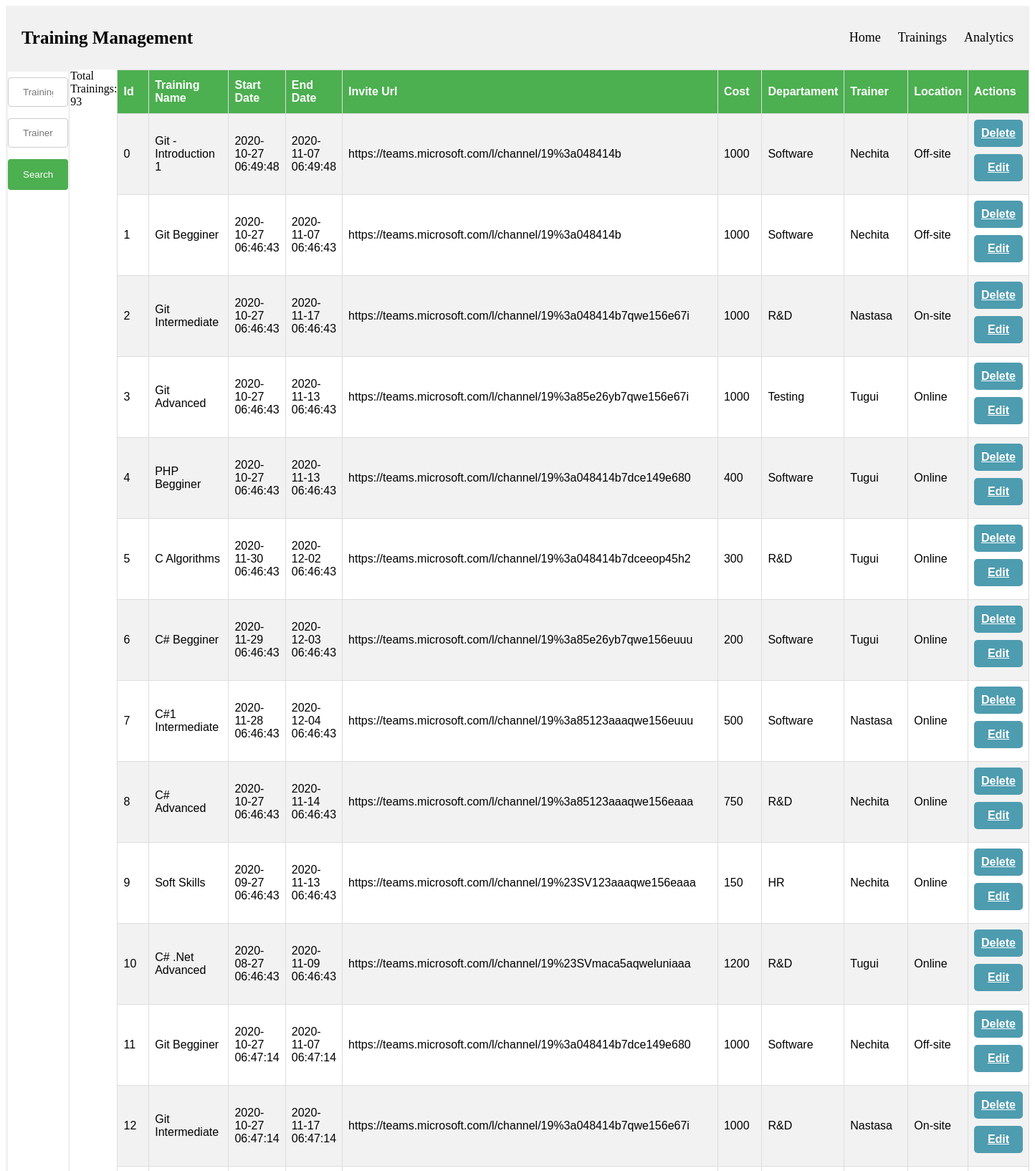
/Source/analytics.php (signed in, upper part), run on the app's committed database.
### tables this page shows
CREATE TABLE IF NOT EXISTS `Trainings` (
  `Id` int(11) NOT NULL,
  `TrainingName` varchar(255) NOT NULL,
  `StartDate` datetime NOT NULL,
  `EndDate` datetime NOT NULL,
  `InviteUrl` varchar(255) NOT NULL,
  `IsDeleted` tinyint(1) NOT NULL,
  `Cost` float NOT NULL,
  `DepartamentId` int(11) NOT NULL,
  `TrainerId` int(11) NOT NULL,
  `LocationId` int(11) NOT NULL
);

CREATE TABLE IF NOT EXISTS `Departments` (
  `Id` int(11) NOT NULL,
  `Name` varchar(255) NOT NULL
);

CREATE TABLE IF NOT EXISTS `Trainers` (
  `Id` int(11) NOT NULL,
  `Name` varchar(100) NOT NULL,
  `JobTitle` varchar(100) NOT NULL,
  `IsExtern` tinyint(1) NOT NULL
);

CREATE TABLE IF NOT EXISTS `Locations` (
  `Id` int(11) NOT NULL,
  `Name` varchar(100) NOT NULL
);

### Source/utils/filter.php (called while the page is built, shortened)
<?php
class FormGroup
{
    private $trainingNames;
    private $trainerNames;
    function __construct()
    {
        $this->trainingNames = isset($_POST['trainingNames']) ? $_POST['trainingNames'] : array();
        $this->trainerNames = isset($_POST['trainersNames']) ? $_POST['trainersNames'] : array();
    }
    function get()
    {
        $this->trainings = getActiveTrainings();
        $byTrainigName = array_filter($this->trainings, array(new FilterByTrainingName($this->trainingNames), 'isOk'));
        $byTrainerName = array_filter($byTrainigName, array(new FilterByTrainerName($this->trainerNames), 'isOk'));
        return $byTrainerName;
    }
}
require_once 'db/db_to_html.php';
$formGroup = new FormGroup();
$filter_result = $formGroup->get();
displayTrainings($filter_result);

### Source/db/db.php (called while the page is built, shortened)
<?php
function connect()
{
    $host = 'localhost';
    $user = 'root';
    $pass = 'masterrc';
    $db = 'trainingDB';
    $mysqli = new mysqli($host, $user, $pass, $db);
    return $mysqli;
}
function getActiveTrainings()
{
    $mysqli = connect();
    $result = $mysqli->query('SELECT
    t.Id as Id,
    TrainingName as TrainingName,
    t.StartDate as StartDate,
    t.EndDate as EndDate,
    t.InviteUrl as InviteUrl,
    t.Cost as Cost,
    d.Name as Departament,
    tr.Name as TrainerName,
    l.Name as Location
    FROM Trainings as t
    INNER JOIN Locations as l on l.Id=t.LocationId
    INNER JOIN Departments as d on d.Id=t.DepartamentId
    INNER JOIN Trainers as tr on tr.Id=t.TrainerId
    WHERE t.IsDeleted=false
    ');
    $rows = [];
    foreach ($result as $row) {
        $rows[] = $row;
    }
    return $rows;
}

### Source/db/db_to_html.php (the view, shortened to what this page needs)
<?php
require_once 'db.php';
function displayTrainings($trainings)
{
    echo '<div>Total Trainings: ' . count($trainings) . '</div>';
    echo ' <table id="trainings">
<tr>
    <th>Id</th>
    <th>Training Name</th>
    <th>Start Date</th>
    <th>End Date</th>
    <th>Invite Url</th>
    <th>Cost</th>
    <th>Departament</th>
    <th>Trainer</th>
    <th>Location</th>
    <th>Actions</th>
</tr>';
    foreach ($trainings as $training) {
        echo '<tr>';
        echo '<td>' .  $training['Id'] . '</td>';
        echo '<td>' .  $training['TrainingName'] . '</td>';
        echo '<td>' .  $training['StartDate'] . '</td>';
        echo '<td>' .  $training['EndDate'] . '</td>';
        echo '<td>' .  $training['InviteUrl'] . '</td>';
        echo '<td>' .  $training['Cost'] . '</td>';
        echo '<td>' .  $training['Departament'] . '</td>';
        echo '<td>' .  $training['TrainerName'] . '</td>';
        echo '<td>' .  $training['Location'] . '</td>';
        echo '<td>' . '<a class="action-button" href=db/delete.php?Id=' . $training['Id'] . '>Delete</a>' .
            '<a class="action-button" href=create_update.php?Id=' . $training['Id']  . '>Edit</a>'
            . '</td>';
        echo '</tr>';
    }
    echo '</table>';
}

### Source/analytics.php (shortened to what this page needs)
<html>
<head>
    <link rel="stylesheet" href="table.css">
    <link rel="stylesheet" href="style.css">
    <link rel="stylesheet" href="css/style_forms.css">
</head>
<body>
    <?php
    $activePage = $_SERVER['REQUEST_URI'];
    ?>
    <div class="header">
        <a href="/index.php" class="logo">Training Management</a>
        <div class="header-right">
            <a class="<?= ($activePage == '/index.php' || $activePage == '/') ? 'active' : ''; ?>" href="/index.php">Home</a>
            <a class="<?= ($activePage == '/trainings.php') ? 'active' : ''; ?>" href="/trainings.php">Trainings</a>
            <a class="<?= ($activePage == '/analytics.php') ? 'active' : ''; ?>" href="/analytics.php">Analytics</a>
        </div>
    </div>
    <div class="flex">
        <div class="flex-item">
            <form action="analytics.php" method="POST" class="form">
                <input type="text" name="trainingNames" placeholder="Training Names">
                <input type="text" name="trainersNames" placeholder="Trainers Names">
                <input type="submit" value="Search" />
            </form>
        </div>
        <div class="flex-item">
            <?php
            require 'utils/filter.php';
            ?>
        </div>
    </div>
</body>
</html>

### Source/table.css (style rules this page uses)
#trainings { font-family: Arial, Helvetica, sans-serif; border-collapse: collapse; width: 100%; }
#trainings td, #trainings th { border: 1px solid #ddd; padding: 8px; }
#trainings tr:nth-child(even) { background-color: #f2f2f2; }
#trainings th { padding-top: 12px; padding-bottom: 12px; text-align: left; background-color: #4CAF50; color: white; }

### Source/style.css (style rules this page uses)
.header { overflow: hidden; background-color: #f1f1f1; padding: 20px 10px; }
.header a { float: left; color: black; text-align: center; padding: 12px; text-decoration: none; font-size: 18px; line-height: 25px; border-radius: 4px; }
.header a.logo { font-size: 25px; font-weight: bold; }
.header-right { float: right; }
.action-button { display: block; margin-bottom: 10px; background: #4E9CAF; padding: 10px; text-align: center; border-radius: 5px; color: white; font-weight: bold; }
input[type=text], select { width: 100%; padding: 12px 20px; margin: 8px 0; display: inline-block; border: 1px solid #ccc; border-radius: 4px; box-sizing: border-box; }
input[type=submit] { width: 100%; background-color: #4CAF50; color: white; padding: 14px 20px; margin: 8px 0; border: none; border-radius: 4px; cursor: pointer; }
.flex { display: flex; }
.flex-item { display: flex; flex-grow: 50%; }
form { border: 3px solid #f1f1f1; }
input[type=text], input[type=password] { width: 100%; padding: 12px 20px; margin: 8px 0; display: inline-block; border: 1px solid #ccc; box-sizing: border-box; }

### Source/css/style_forms.css (style rules this page uses)
.flex { display: flex; }
.form { width: 100%; }

### data on the page
trainings: Id "0", TrainingName "Git - Introduction 1", StartDate "2020-10-27 06:49:48", EndDate "2020-11-07 06:49:48", InviteUrl "https://teams.microsoft.com/l/channel/19%3a048414b", Cost "1000", DepartamentId.Name "Software", TrainerId.Name "Nechita", LocationId.Name "Off-site"
trainings: Id "1", TrainingName "Git Begginer", StartDate "2020-10-27 06:46:43", EndDate "2020-11-07 06:46:43", InviteUrl "https://teams.microsoft.com/l/channel/19%3a048414b", Cost "1000", DepartamentId.Name "Software", TrainerId.Name "Nechita", LocationId.Name "Off-site"
trainings: Id "2", TrainingName "Git Intermediate", StartDate "2020-10-27 06:46:43", EndDate "2020-11-17 06:46:43", InviteUrl "https://teams.microsoft.com/l/channel/19%3a048414b7qwe156e67i", Cost "1000", DepartamentId.Name "R&D", TrainerId.Name "Nastasa", LocationId.Name "On-site"
trainings: Id "3", TrainingName "Git Advanced", StartDate "2020-10-27 06:46:43", EndDate "2020-11-13 06:46:43", InviteUrl "https://teams.microsoft.com/l/channel/19%3a85e26yb7qwe156e67i", Cost "1000", DepartamentId.Name "Testing", TrainerId.Name "Tugui", LocationId.Name "Online"
trainings: Id "4", TrainingName "PHP Begginer", StartDate "2020-10-27 06:46:43", EndDate "2020-11-13 06:46:43", InviteUrl "https://teams.microsoft.com/l/channel/19%3a048414b7dce149e680", Cost "400", DepartamentId.Name "Software", TrainerId.Name "Tugui", LocationId.Name "Online"
trainings: Id "5", TrainingName "C Algorithms", StartDate "2020-11-30 06:46:43", EndDate "2020-12-02 06:46:43", InviteUrl "https://teams.microsoft.com/l/channel/19%3a048414b7dceeop45h2", Cost "300", DepartamentId.Name "R&D", TrainerId.Name "Tugui", LocationId.Name "Online"
trainings: Id "6", TrainingName "C# Begginer", StartDate "2020-11-29 06:46:43", EndDate "2020-12-03 06:46:43", InviteUrl "https://teams.microsoft.com/l/channel/19%3a85e26yb7qwe156euuu", Cost "200", DepartamentId.Name "Software", TrainerId.Name "Tugui", LocationId.Name "Online"
trainings: Id "7", TrainingName "C#1 Intermediate", StartDate "2020-11-28 06:46:43", EndDate "2020-12-04 06:46:43", InviteUrl "https://teams.microsoft.com/l/channel/19%3a85123aaaqwe156euuu", Cost "500", DepartamentId.Name "Software", TrainerId.Name "Nastasa", LocationId.Name "Online"
trainings: Id "8", TrainingName "C# Advanced", StartDate "2020-10-27 06:46:43", EndDate "2020-11-14 06:46:43", InviteUrl "https://teams.microsoft.com/l/channel/19%3a85123aaaqwe156eaaa", Cost "750", DepartamentId.Name "R&D", TrainerId.Name "Nechita", LocationId.Name "Online"
trainings: Id "9", TrainingName "Soft Skills", StartDate "2020-09-27 06:46:43", EndDate "2020-11-13 06:46:43", InviteUrl "https://teams.microsoft.com/l/channel/19%23SV123aaaqwe156eaaa", Cost "150", DepartamentId.Name "HR", TrainerId.Name "Nechita", LocationId.Name "Online"
trainings: Id "10", TrainingName "C# .Net Advanced", StartDate "2020-08-27 06:46:43", EndDate "2020-11-09 06:46:43", InviteUrl "https://teams.microsoft.com/l/channel/19%23SVmaca5aqweluniaaa", Cost "1200", DepartamentId.Name "R&D", TrainerId.Name "Tugui", LocationId.Name "Online"
trainings: Id "11", TrainingName "Git Begginer", StartDate "2020-10-27 06:47:14", EndDate "2020-11-07 06:47:14", InviteUrl "https://teams.microsoft.com/l/channel/19%3a048414b7dce149e680", Cost "1000", DepartamentId.Name "Software", TrainerId.Name "Nechita", LocationId.Name "Off-site"
trainings: Id "12", TrainingName "Git Intermediate", StartDate "2020-10-27 06:47:14", EndDate "2020-11-17 06:47:14", InviteUrl "https://teams.microsoft.com/l/channel/19%3a048414b7qwe156e67i", Cost "1000", DepartamentId.Name "R&D", TrainerId.Name "Nastasa", LocationId.Name "On-site"

### other printed values
count($trainings) "93"
